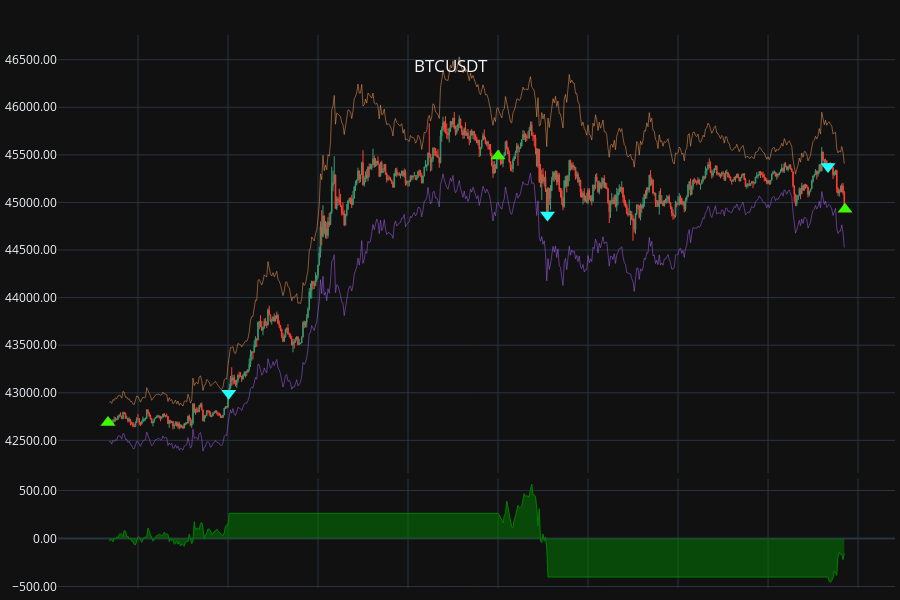
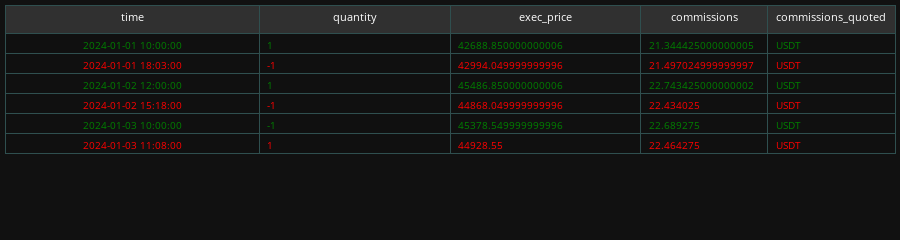

The cell these charts' notebook holds for them, in order:
### Code cell
chart_signals(rep[0], "BTCUSDT", ohlc_pd, overlay=[
    ohlc_pd.close - 5*pta.atr(ohlc_pd, 32),
    ohlc_pd.close + 5*pta.atr(ohlc_pd, 32),
])

### Figure 1 — Plotly figure (JSON) as saved in the notebook; plotly's stock layout.template omitted (floating-point values rounded to 4 significant figures; data arrays with more than 128 entries replaced by an {"elided": "..."} marker saying what was removed)
{"data": [{"close": {"elided": "589 float values"}, "high": {"elided": "589 float values"}, "line": {"width": 1}, "low": {"elided": "589 float values"}, "name": "Master_0", "open": {"elided": "589 float values"}, "type": "candlestick", "uid": "644ecc89-10fb-4eac-b325-0f4b52ac69fd", "x": {"elided": "589 str values"}, "xaxis": "x", "yaxis": "y"}, {"marker": {"color": "#3cfa00", "size": 13, "symbol": "triangle-up"}, "mode": "markers", "name": "BOT", "type": "scatter", "uid": "d9df76d6-ce4a-409c-8636-2ca730374add", "x": ["2024-01-01T10:00:00.001000", "2024-01-02T12:00:00.001000", "2024-01-03T11:08:00"], "xaxis": "x", "y": [42690.0, 45490.0, 44930.0], "yaxis": "y"}, {"marker": {"color": "#20ffff", "size": 13, "symbol": "triangle-down"}, "mode": "markers", "name": "SLD", "type": "scatter", "uid": "b535ef39-63f4-40be-a9a9-713380ed83b9", "x": ["2024-01-01T18:03:00", "2024-01-02T15:18:00", "2024-01-03T10:00:00.001000"], "xaxis": "x", "y": [42990.0, 44870.0, 45380.0], "yaxis": "y"}, {"line": {"dash": "solid", "width": 0.5}, "mode": "lines", "name": "Master_2", "type": "scatter", "uid": "3fe48479-4a96-455a-9c05-9f28fb23880c", "x": {"elided": "589 str values"}, "xaxis": "x", "y": {"elided": "589 float values"}, "yaxis": "y"}, {"line": {"dash": "solid", "width": 0.5}, "mode": "lines", "name": "Master_3", "type": "scatter", "uid": "69319b7b-2d24-48e9-b9d8-a7b9c24eec02", "x": {"elided": "589 str values"}, "xaxis": "x", "y": {"elided": "589 float values"}, "yaxis": "y"}, {"fill": "tozeroy", "line": {"color": "green", "width": 1}, "mode": "lines", "name": "BTCUSDT_PnL", "type": "scatter", "uid": "f2ca5d22-27f8-4200-90e6-3049e8c49380", "x": {"elided": "589 str values"}, "xaxis": "x", "y": {"elided": "589 float values"}, "yaxis": "y2"}], "layout": {"dragmode": "zoom", "height": 600, "hoverdistance": 0, "hovermode": "x unified", "margin": {"b": 5, "l": 5, "r": 5, "t": 35}, "modebar": {"add": ["drawline", "drawopenpath", "drawrect", "eraseshape"]}, "newshape": {"line": {"color": "yellow", "width": 1}}, "showlegend": false, "title": {"text": " BTCUSDT", "x": 0.5, "xanchor": "center", "y": 0.9, "yanchor": "top"}, "xaxis": {"anchor": "y", "domain": [0, 1], "hoverformat": "%d-%b-%y %H:%M", "matches": "x2", "rangeslider": {"visible": false}, "showspikes": true, "showticklabels": false, "spikecolor": "#306020", "spikedash": "dot", "spikemode": "across", "spikesnap": "cursor", "spikethickness": 1}, "xaxis2": {"anchor": "y2", "domain": [0, 1], "showspikes": true, "spikecolor": "#306020", "spikedash": "dot", "spikemode": "across", "spikesnap": "cursor", "spikethickness": 1}, "yaxis": {"anchor": "x", "domain": [0.208, 1], "hoverformat": ".2f", "spikecolor": "#306020", "spikesnap": "cursor", "spikethickness": 1, "tickformat": ".2f"}, "yaxis2": {"anchor": "x2", "domain": [0, 0.198], "spikecolor": "#306020", "spikesnap": "cursor", "spikethickness": 1, "tickformat": ".2f"}}}

### Figure 2 — Plotly figure (JSON) as saved in the notebook; plotly's stock layout.template omitted (floating-point values rounded to 4 significant figures)
{"data": [{"cells": {"align": ["center", "left"], "fill": {"color": "#101010"}, "font": {"color": [["green", "red", "green", "red", "green", "red"]], "size": 10}, "line": {"color": "darkslategray"}, "values": [["2024-01-01 10:00:00", "2024-01-01 18:03:00", "2024-01-02 12:00:00", "2024-01-02 15:18:00", "2024-01-03 10:00:00", "2024-01-03 11:08:00"], [1, -1, 1, -1, -1, 1], [42690.0, 42990.0, 45490.0, 44870.0, 45380.0, 44930.0], [21.34, 21.5, 22.74, 22.43, 22.69, 22.46], ["USDT", "USDT", "USDT", "USDT", "USDT", "USDT"]]}, "columnwidth": [200, 150, 150, 100, 100], "header": {"fill": {"color": "#303030"}, "font": {"color": "white", "size": 11}, "line": {"color": "darkslategray"}, "values": ["time", "quantity", "exec_price", "commissions", "commissions_quoted"]}, "type": "table", "uid": "27fb960b-e6dd-4182-97e3-30ee3e736e4e"}], "layout": {"height": 200, "margin": {"b": 5, "l": 5, "r": 5, "t": 5}}}
